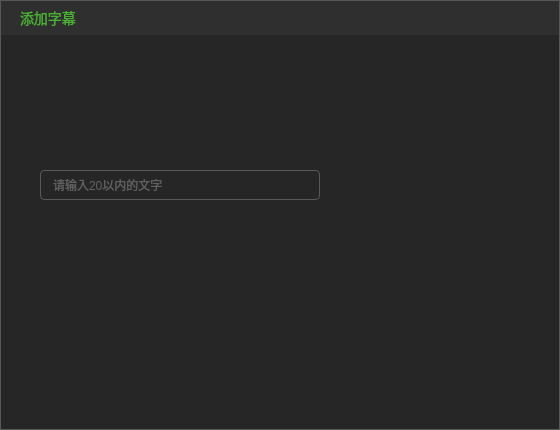
<?xml version="1.0" encoding="UTF-8"?>
<ui version="4.0">
 <class>AddTextSourceDlg</class>
 <widget class="QDialog" name="AddTextSourceDlg">
  <property name="geometry">
   <rect>
    <x>0</x>
    <y>0</y>
    <width>560</width>
    <height>430</height>
   </rect>
  </property>
  <property name="minimumSize">
   <size>
    <width>560</width>
    <height>430</height>
   </size>
  </property>
  <property name="maximumSize">
   <size>
    <width>560</width>
    <height>430</height>
   </size>
  </property>
  <property name="windowTitle">
   <string>AddTextSourceDlg</string>
  </property>
  <property name="styleSheet">
   <string notr="true">QDialog{
background:#262626;
border:1px solid #585858;
}
#wgt_title{
background:#2F2F2F;
}
QLabel,QLineEdit,QPushButton{
background:transparent;
font-family:&quot;微软雅黑&quot;;
font-size:12px;
}
#button_confirm{
background-image: url(:/TQLive/images/btn_confirm.png);
background-repeat:no-repeat;
border:none;
}
#button_confirm:hover{
background-image: url(:/TQLive/images/btn_confirm_hover.png);
}
#button_confirm:pressed{
margin:1px;
padding:1px;
}
#button_cancel{
background-image: url(:/TQLive/images/btn_cancel.png);
background-repeat:no-repeat;
border:none;
}
#button_cancel:hover{
background-image: url(:/TQLive/images/btn_cancel_hover.png);
}
#button_cancel:pressed{
margin:1px;
padding:1px;
}
#lineEdit_text{
border:1px solid #585858;
border-radius:4px;
color:#999999;
padding-left:10px;
}
#wgt_template{
background:transparent;
}</string>
  </property>
  <layout class="QVBoxLayout" name="verticalLayout">
   <property name="spacing">
    <number>30</number>
   </property>
   <property name="leftMargin">
    <number>1</number>
   </property>
   <property name="topMargin">
    <number>1</number>
   </property>
   <property name="rightMargin">
    <number>1</number>
   </property>
   <property name="bottomMargin">
    <number>16</number>
   </property>
   <item>
    <widget class="QWidget" name="wgt_title" native="true">
     <property name="minimumSize">
      <size>
       <width>0</width>
       <height>34</height>
      </size>
     </property>
     <property name="maximumSize">
      <size>
       <width>16777215</width>
       <height>34</height>
      </size>
     </property>
     <property name="styleSheet">
      <string notr="true">#button_close{
background:transparent;
background-image: url(:/TQLive/images/pb_close_pressed.png);
background-repeat:no-repeat;
border:none;
}
#button_close:hover{
background-image: url(:/TQLive/images/pb_close_normal.png);
}
#button_close:pressed{
margin:1px;
padding:1px;
}
QLabel{
font-family:&quot;微软雅黑&quot;;
font-size:14px;
color:#4AB134;
background:transparent;
}</string>
     </property>
     <layout class="QHBoxLayout" name="horizontalLayout">
      <property name="spacing">
       <number>0</number>
      </property>
      <property name="leftMargin">
       <number>19</number>
      </property>
      <property name="topMargin">
       <number>0</number>
      </property>
      <property name="rightMargin">
       <number>9</number>
      </property>
      <property name="bottomMargin">
       <number>0</number>
      </property>
      <item>
       <widget class="QLabel" name="label_title">
        <property name="text">
         <string>添加字幕</string>
        </property>
       </widget>
      </item>
      <item>
       <widget class="QPushButton" name="button_close">
        <property name="minimumSize">
         <size>
          <width>12</width>
          <height>13</height>
         </size>
        </property>
        <property name="maximumSize">
         <size>
          <width>12</width>
          <height>13</height>
         </size>
        </property>
        <property name="text">
         <string/>
        </property>
       </widget>
      </item>
     </layout>
    </widget>
   </item>
   <item>
    <spacer name="verticalSpacer">
     <property name="orientation">
      <enum>Qt::Vertical</enum>
     </property>
     <property name="sizeType">
      <enum>QSizePolicy::Fixed</enum>
     </property>
     <property name="sizeHint" stdset="0">
      <size>
       <width>20</width>
       <height>4</height>
      </size>
     </property>
    </spacer>
   </item>
   <item>
    <widget class="TextTemplateCom" name="wgt_template" native="true">
     <property name="minimumSize">
      <size>
       <width>138</width>
       <height>71</height>
      </size>
     </property>
    </widget>
   </item>
   <item>
    <layout class="QHBoxLayout" name="horizontalLayout_3">
     <property name="spacing">
      <number>0</number>
     </property>
     <property name="leftMargin">
      <number>39</number>
     </property>
     <item>
      <widget class="QLineEdit" name="lineEdit_text">
       <property name="minimumSize">
        <size>
         <width>280</width>
         <height>30</height>
        </size>
       </property>
       <property name="maximumSize">
        <size>
         <width>280</width>
         <height>30</height>
        </size>
       </property>
       <property name="placeholderText">
        <string>请输入20以内的文字</string>
       </property>
      </widget>
     </item>
     <item>
      <spacer name="horizontalSpacer_2">
       <property name="orientation">
        <enum>Qt::Horizontal</enum>
       </property>
       <property name="sizeHint" stdset="0">
        <size>
         <width>40</width>
         <height>20</height>
        </size>
       </property>
      </spacer>
     </item>
    </layout>
   </item>
   <item>
    <spacer name="verticalSpacer_2">
     <property name="orientation">
      <enum>Qt::Vertical</enum>
     </property>
     <property name="sizeHint" stdset="0">
      <size>
       <width>20</width>
       <height>201</height>
      </size>
     </property>
    </spacer>
   </item>
   <item>
    <layout class="QHBoxLayout" name="horizontalLayout_2">
     <property name="spacing">
      <number>20</number>
     </property>
     <property name="rightMargin">
      <number>19</number>
     </property>
     <item>
      <spacer name="horizontalSpacer">
       <property name="orientation">
        <enum>Qt::Horizontal</enum>
       </property>
       <property name="sizeHint" stdset="0">
        <size>
         <width>40</width>
         <height>20</height>
        </size>
       </property>
      </spacer>
     </item>
     <item>
      <widget class="QPushButton" name="button_confirm">
       <property name="minimumSize">
        <size>
         <width>82</width>
         <height>26</height>
        </size>
       </property>
       <property name="maximumSize">
        <size>
         <width>82</width>
         <height>26</height>
        </size>
       </property>
       <property name="text">
        <string/>
       </property>
      </widget>
     </item>
     <item>
      <widget class="QPushButton" name="button_cancel">
       <property name="minimumSize">
        <size>
         <width>82</width>
         <height>26</height>
        </size>
       </property>
       <property name="maximumSize">
        <size>
         <width>82</width>
         <height>26</height>
        </size>
       </property>
       <property name="text">
        <string/>
       </property>
      </widget>
     </item>
    </layout>
   </item>
  </layout>
 </widget>
 <layoutdefault spacing="6" margin="11"/>
 <customwidgets>
  <customwidget>
   <class>TextTemplateCom</class>
   <extends>QWidget</extends>
   <header>TextTemplateCom.h</header>
   <container>1</container>
  </customwidget>
 </customwidgets>
 <resources>
  <include location="TQLive.qrc"/>
 </resources>
 <connections/>
</ui>
